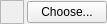
<?xml version="1.0" encoding="UTF-8"?>
<ui version="4.0">
 <class>ColorPicker</class>
 <widget class="QWidget" name="ColorPicker">
  <property name="geometry">
   <rect>
    <x>0</x>
    <y>0</y>
    <width>107</width>
    <height>24</height>
   </rect>
  </property>
  <property name="sizePolicy">
   <sizepolicy hsizetype="Minimum" vsizetype="Minimum">
    <horstretch>0</horstretch>
    <verstretch>0</verstretch>
   </sizepolicy>
  </property>
  <property name="windowTitle">
   <string>Form</string>
  </property>
  <layout class="QHBoxLayout" name="horizontalLayout_2">
   <property name="spacing">
    <number>3</number>
   </property>
   <property name="leftMargin">
    <number>0</number>
   </property>
   <property name="topMargin">
    <number>0</number>
   </property>
   <property name="rightMargin">
    <number>0</number>
   </property>
   <property name="bottomMargin">
    <number>0</number>
   </property>
   <item>
    <widget class="QLabel" name="lblColor">
     <property name="sizePolicy">
      <sizepolicy hsizetype="Minimum" vsizetype="Minimum">
       <horstretch>0</horstretch>
       <verstretch>0</verstretch>
      </sizepolicy>
     </property>
     <property name="minimumSize">
      <size>
       <width>24</width>
       <height>24</height>
      </size>
     </property>
     <property name="maximumSize">
      <size>
       <width>24</width>
       <height>24</height>
      </size>
     </property>
     <property name="autoFillBackground">
      <bool>true</bool>
     </property>
     <property name="frameShape">
      <enum>QFrame::Shape::StyledPanel</enum>
     </property>
     <property name="text">
      <string/>
     </property>
    </widget>
   </item>
   <item>
    <widget class="QPushButton" name="btnChoose">
     <property name="text">
      <string>Choose...</string>
     </property>
    </widget>
   </item>
  </layout>
 </widget>
 <resources/>
 <connections>
  <connection>
   <sender>btnChoose</sender>
   <signal>clicked()</signal>
   <receiver>ColorPicker</receiver>
   <slot>openPicker()</slot>
   <hints>
    <hint type="sourcelabel">
     <x>208</x>
     <y>152</y>
    </hint>
    <hint type="destinationlabel">
     <x>210</x>
     <y>193</y>
    </hint>
   </hints>
  </connection>
 </connections>
 <slots>
  <slot>openPicker()</slot>
 </slots>
</ui>
